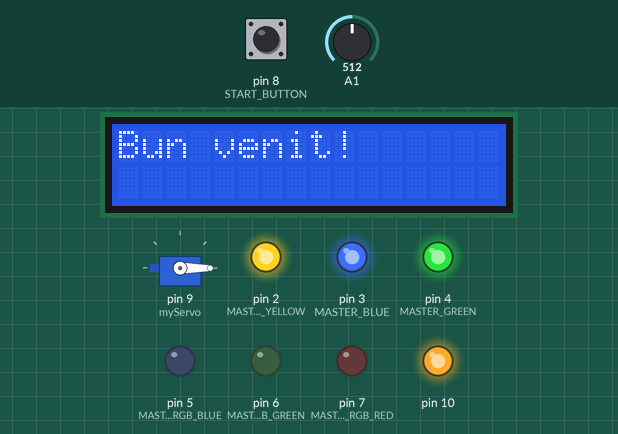
Recording of a program running on a simulated Arduino Uno, built with avr-gcc and run on an emulated ATmega328P. Shown: servo, 16×2 character LCD, output pins drawn as LEDs (lit = HIGH). The inputs (shaded band) are chosen by the test bench; at power-on: pin 8 (START_BUTTON) HIGH, A1 = 512. Random numbers use the default seed unless the program sets one; what the program prints to the serial monitor is not drawn.

Above: at 1.2 s.
1.3 s: pin 8 (START_BUTTON) pulled LOW for 0.15 s
At 1.7 s:
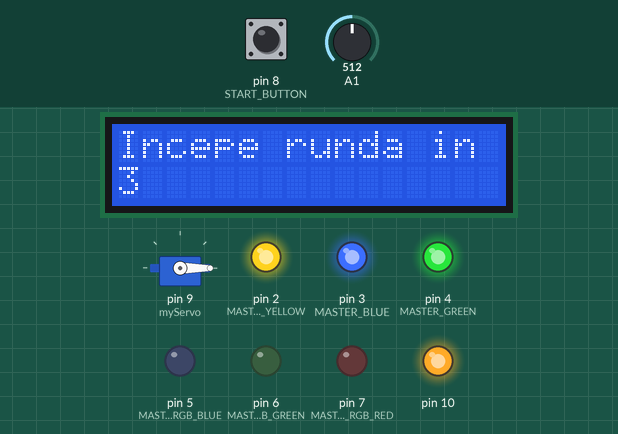
4.4 s: A1 set to 40
At 4.78 s:
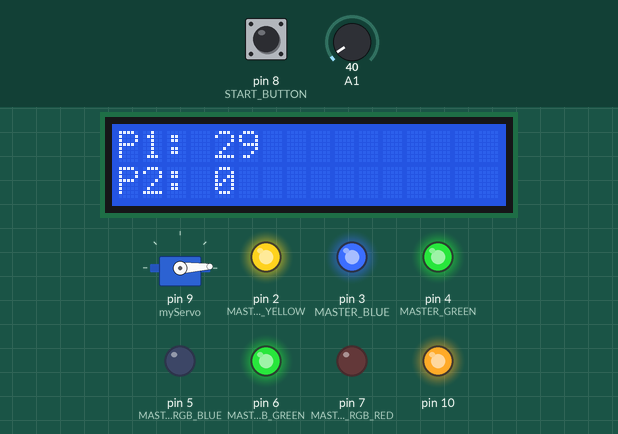
12.6 s: A1 set to 610
At 16.93 s:
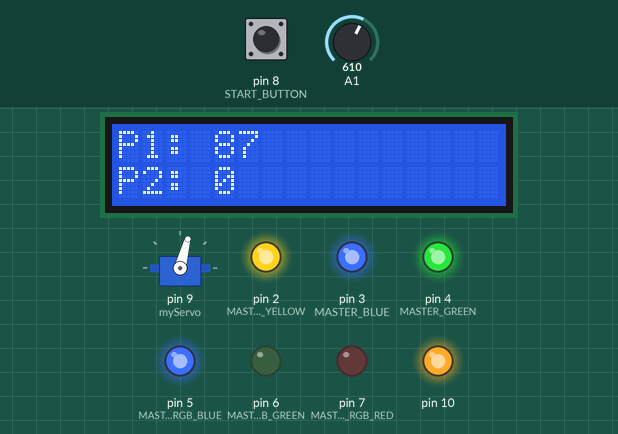
21.6 s: A1 set to 780
Timing chart, 0 to 27.1 s (numbered marks = the images above; inputs shaded):
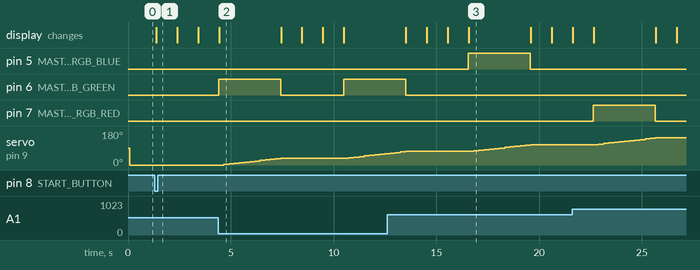

Measured:
- after the input at 1.3 s, the display: changes after 0.07 s (image 1)

The program:

main.cpp
```cpp
#include <SPI.h>
#include <Wire.h>
#include <Arduino.h>
#include <LiquidCrystal_I2C.h>
#include <Servo.h>

// Definirea pinilor pentru componente
#define START_BUTTON 8
#define MASTER_YELLOW 2
#define MASTER_BLUE 3
#define MASTER_GREEN 4
#define MASTER_RGB_RED 7
#define MASTER_RGB_GREEN 6
#define MASTER_RGB_BLUE 5

Servo myServo;  // Obiect Servo pentru controlul mișcării
LiquidCrystal_I2C lcd(0x27, 16, 2);  // Inițializare LCD

// Prototipuri de funcții utilizate
void setLed(int red, int green, int blue);
void countdown();
void startGame();
void resetSlaveFlags();
int lightRandomColour();
unsigned long receiveChar();
char receiveCharFromSlave();
void displayWinner();
void turnOffRgbSlave();

// Variabile pentru debouncing și gestionarea scorului
unsigned long lastDebounceTime = 0;
unsigned long debounceDelay = 50;
int buttonState = 0;
int lastButtonState = 0;
unsigned long startRoundTime = 0;
int colorIndexMaster = 10;
bool CHECK_RGB_LIGHTEN_MASTER = true;
unsigned long lastTime = 0;
unsigned long userMasterScore = 0;
unsigned long userSlaveScore = 0;
int userMasterTotalScore = 0;
int userSlaveTotalScore = 0;
unsigned long slaveMillis = 0;
bool userSlaveScoreFlag = true;
bool userMasterScoreFlag = true;
int servoRotation = 0;
char slaveChar = 'N';

void setup() {
  myServo.attach(9);  // Atașează servo-ul la pinul digital 9
  Serial.begin(9600); // Inițializare serială pentru debugging
  SPI.begin();        // Pornire modul SPI
  pinMode(A4, INPUT);
  pinMode(A5, INPUT);
  pinMode(START_BUTTON, INPUT_PULLUP); // Buton cu rezistor pull-up
  SPI.setClockDivider(SPI_CLOCK_DIV8); // Configurează frecvența SPI

  // Configurarea pinilor pentru LED-uri
  pinMode(MASTER_YELLOW, OUTPUT);
  pinMode(MASTER_BLUE, OUTPUT);
  pinMode(MASTER_GREEN, OUTPUT);
  pinMode(MASTER_RGB_RED, OUTPUT);
  pinMode(MASTER_RGB_GREEN, OUTPUT);
  pinMode(MASTER_RGB_BLUE, OUTPUT);

  lcd.init();  // Inițializarea LCD-ului
  lcd.backlight();
  lcd.setCursor(0, 0);
  lcd.print("Bun venit!");  // Mesaj de bun venit pe LCD

  // Pornirea LED-urilor normale pentru semnalizare inițială
  digitalWrite(MASTER_YELLOW, HIGH);
  digitalWrite(MASTER_BLUE, HIGH);
  digitalWrite(MASTER_GREEN, HIGH);

  randomSeed(675454); // Inițializarea generatorului de numere aleatorii
  myServo.write(0);   // Servo-ul pornește de la poziția 0
}

void loop() {
  // Debouncing pentru buton
  int reading = digitalRead(START_BUTTON);

  if (reading != lastButtonState) {
    lastDebounceTime = millis();
  }

  if ((millis() - lastDebounceTime) > debounceDelay) {
    if (reading == LOW && buttonState == 0) {
      buttonState = 1;  // Marcare că butonul a fost apăsat
      Serial.println("Start Game!");
      startGame();  // Pornirea jocului
    }
  }

  if (reading == HIGH) {
    buttonState = 0; // Resetare stare buton
  }

  lastButtonState = reading; // Actualizare stare precedentă buton
}

// Funcție pentru numărătoarea inversă
void countdown() {
  for (int i = 3; i > 0; i--) {
    lcd.clear();
    lcd.setCursor(0, 0);
    lcd.print("Incepe runda in");
    lcd.setCursor(0, 1);
    lcd.print(i);
    delay(1000);
  }
}

// Configurare LED RGB cu valori de intensitate
void setLed(int red, int green, int blue) {
  analogWrite(MASTER_RGB_RED, red);
  analogWrite(MASTER_RGB_GREEN, green);
  analogWrite(MASTER_RGB_BLUE, blue);
}

// Funcție principală pentru rularea jocului
void startGame() {
  for (int i = 0; i < 5; i++) { // Joc format din 5 runde
    setLed(0, 0, 0);  // Oprește RGB-ul la începutul rundei
    turnOffRgbSlave();
    countdown();
    resetSlaveFlags(); // Resetare flaguri pe slave
    lcd.clear();
    colorIndexMaster = -1;
    CHECK_RGB_LIGHTEN_MASTER = false;
    startRoundTime = millis();
    lastTime = millis();
    userMasterScore = 0;
    userSlaveScore = 0;
    slaveChar = 'N';
    userSlaveScoreFlag = true;
    userMasterScoreFlag = true;

    while (millis() - startRoundTime <= 3000) {
      // Controlează rotația servo-ului
      if (millis() - lastTime >= 250) {
        servoRotation += 3;
        myServo.write(servoRotation);
        lastTime = millis();
      }

      // Alege o culoare aleatorie pentru Master
      if (colorIndexMaster == -1) {
        colorIndexMaster = lightRandomColour();
        Serial.println(colorIndexMaster);
      }

      // Verifică butonul apăsat pentru Master
      if (CHECK_RGB_LIGHTEN_MASTER == false) {
        int value = analogRead(A1);
        if (colorIndexMaster == 0 && value >= 800 && value < 900) {
          Serial.println("APASAT CORECT ROSU");
          CHECK_RGB_LIGHTEN_MASTER = true;
          userMasterScore = millis();
        } else if (colorIndexMaster == 1 && value >= 600 && value < 790) {
          Serial.println("APASAT CORECT ALBASTRU");
          CHECK_RGB_LIGHTEN_MASTER = true;
          userMasterScore = millis();
        } else if (colorIndexMaster == 2 && value >= 5 && value < 50) {
          Serial.println("APASAT CORECT VERDE");
          CHECK_RGB_LIGHTEN_MASTER = true;
          userMasterScore = millis();
        }
      }

      // Obține timpul de la slave
      slaveChar = receiveCharFromSlave();
      if (slaveChar == 'Y') {
        userSlaveScore = millis();
      }

      // Actualizează scorurile dacă au fost apăsate corect
      if (userSlaveScore != 0 && userSlaveScoreFlag) {
        userSlaveTotalScore += (3000 - (userSlaveScore - startRoundTime)) / 100;
        userSlaveScoreFlag = false;
      }
      if (userMasterScore != 0 && userMasterScoreFlag) {
        userMasterTotalScore += (3000 - (userMasterScore - startRoundTime)) / 100;
        userMasterScoreFlag = false;
      }

      // Actualizează scorurile pe LCD
      lcd.setCursor(0, 0);
      lcd.print("P1: ");
      lcd.print(userMasterTotalScore);
      lcd.print("    ");

      lcd.setCursor(0, 1);
      lcd.print("P2: ");
      lcd.print(userSlaveTotalScore);
      lcd.print("    ");
    }

    servoRotation += 3; // Finalizează rotația servo-ului
    myServo.write(servoRotation);
  }

  displayWinner(); // Afișează câștigătorul
  delay(3000);
  myServo.write(0);
  servoRotation = 0;
  lcd.clear();
  lcd.setCursor(0, 0);
  lcd.print("Bun venit!");
  userSlaveTotalScore = userMasterTotalScore = 0;
}

// Resetarea flagurilor slave-ului
void resetSlaveFlags() {
  digitalWrite(SS, LOW);
  SPI.transfer(0x01);
  digitalWrite(SS, HIGH);
}

// Stingerea RGB-ului de pe slave
void turnOffRgbSlave() {
  digitalWrite(SS, LOW);
  SPI.transfer(0x02);
  digitalWrite(SS, HIGH);
}

// Selectare culoare aleatorie
int lightRandomColour() {
  int colorIndex = random(0, 3);
  switch (colorIndex) {
    case 0: setLed(255, 0, 0); break;
    case 1: setLed(0, 0, 255); break;
    case 2: setLed(0, 255, 0); break;
  }
  return colorIndex;
}

// Obținere caracter de la slave prin SPI
char receiveCharFromSlave() {
  char result = 'N';
  digitalWrite(SS, LOW);
  SPDR = 0x00;
  while (!(SPSR & _BV(SPIF)));
  result = SPDR;
  digitalWrite(SS, HIGH);
  return result;
}

// Afișează câștigătorul pe LCD
void displayWinner() {
  lcd.clear();
  if (userMasterTotalScore > userSlaveTotalScore) {
    lcd.setCursor(0, 0);
    lcd.print("Castigator: P1");
  } else if (userSlaveTotalScore > userMasterTotalScore) {
    lcd.setCursor(0, 0);
    lcd.print("Castigator: P2");
  } else {
    lcd.setCursor(0, 0);
    lcd.print("Egalitate!");
  }

  lcd.setCursor(0, 1);
  lcd.print("P1: ");
  lcd.print(userMasterTotalScore);
  lcd.print("  P2: ");
  lcd.print(userSlaveTotalScore);

  delay(3000);
}
```
